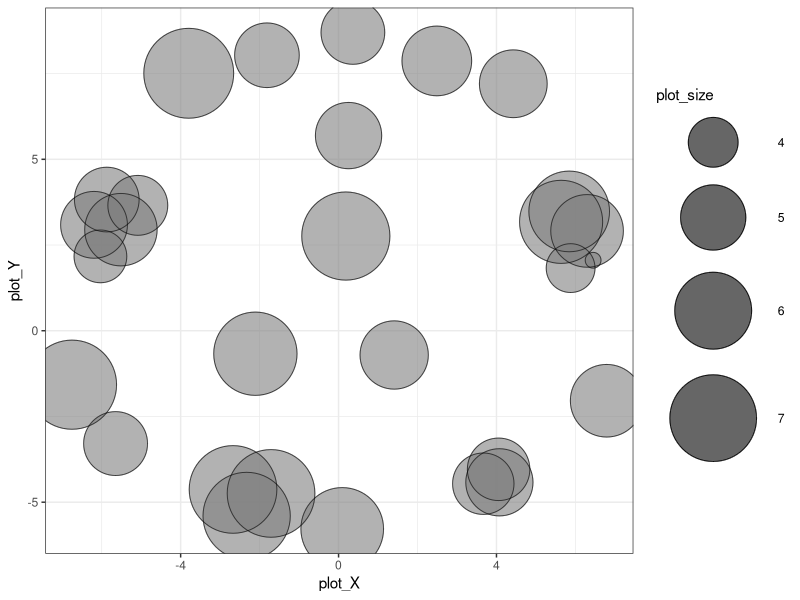

This figure's R source: (Note: this script raises an error after producing the figure.)
# A plotting R script produced by the REVIGO server at http://revigo.irb.hr/
# If you found REVIGO useful in your work, please cite the following reference:
# Supek F et al. "REVIGO summarizes and visualizes long lists of Gene Ontology
# terms" PLoS ONE 2011. doi:10.1371/journal.pone.0021800

# --------------------------------------------------------------------------
# If you don't have the ggplot2 package installed, uncomment the following line:
# install.packages( "ggplot2" );
library( ggplot2 );

# --------------------------------------------------------------------------
# If you don't have the scales package installed, uncomment the following line:
install.packages( "scales" );
library( scales );

# --------------------------------------------------------------------------
# Here is your data from REVIGO. Scroll down for plot configuration options.

revigo.names <- c("term_ID","description","frequency_%","plot_X","plot_Y","plot_size","uniqueness","dispensability");
revigo.data <- rbind(c("GO:0007017","\n \n Microtubule-based \n process",0.697,4.426,7.203,5.195,0.993,0.000),
c("GO:0008150","\n \n \n Biological process",100.000,-3.795,7.509,7.352,1.000,0.000),
c("GO:0008152","Metabolic \n process",63.536,0.184,2.762,7.155,1.000,0.000),
c("GO:0009987","Cellular \n process",82.432,-6.752,-1.573,7.268,1.000,0.000),
c("GO:0016042","\n Lipid catabolic \n process",0.532,0.253,5.692,5.078,0.985,0.000),
c("GO:0051179","Localization",18.989,-2.107,-0.670,6.631,1.000,0.000),
c("GO:0051606","Detection \n of stimulus",0.399,-5.871,3.826,4.953,0.886,0.000),
c("GO:0098876","Vesicle-mediated \n transport to \n membrane",0.039,5.878,1.827,3.947,0.859,0.005),
c("GO:0000280","Nuclear division",0.230,3.666,-4.461,4.714,0.804,0.006),
c("GO:0007018","Microtubule-based movement",0.340,0.363,8.7,4.883,0.926,0.006),
c("GO:1903047","Mitotic cell \n cycle process",0.349,-5.648,-3.290,4.895,0.811,0.006),
c("GO:0006928","Movement cell or \n subcellular",1.001,2.489,7.869,5.353,0.993,0.007),
c("GO:0007049","Cell cycle",1.774,6.791,-2.041,5.601,0.992,0.008),
c("GO:0006730","\n \n One-carbon \n metabolic",0.397,-1.814,8.034,4.950,0.980,0.031),
c("GO:0044281","\n \n Small molecule metabolic process",16.281,0.093,-5.779,6.564,0.973,0.047),
c("GO:0071897","\n DNA \n biosynthetic \n process",0.767,1.409,-0.707,5.237,0.977,0.066),
c("GO:0044238","Primary metabolic \n process",50.800,-2.328,-5.401,7.058,0.960,0.133),
c("GO:0046907","Intracellular transport",1.785,6.295,2.912,5.604,0.788,0.236),
c("GO:0071704","Organic substance metabolic process",56.056,-2.673,-4.628,7.101,0.958,0.263),
c("GO:0009581","Detection of external stimulus",0.064,-6.032,2.169,4.160,0.832,0.278),
c("GO:0044237","Cellular metabolic process",56.282,-1.710,-4.744,7.102,0.948,0.287),
c("GO:0009416","Response to light stimulus",0.181,-5.085,3.657,4.609,0.791,0.302),
c("GO:0009628","Response to abiotic stimulus",0.584,-6.194,3.089,5.118,0.883,0.336),
c("GO:0009605","Response to external stimulus",1.716,-5.513,2.948,5.587,0.873,0.389),
c("GO:0006810","Transport",18.119,5.637,3.176,6.610,0.832,0.485),
c("GO:0048285","Organelle fission",0.275,4.054,-4.041,4.791,0.859,0.507),
c("GO:0070925","Organelle assembly",0.627,4.074,-4.420,5.149,0.844,0.553),
c("GO:1990126","Retrograde transport, \n endosome to plasma membrane",0.006,6.448,2.056,3.103,0.832,0.561),
c("GO:0006811","Ion transport",10.217,5.842,3.480,6.361,0.843,0.697));

one.data <- data.frame(revigo.data);
names(one.data) <- revigo.names;
one.data <- one.data [(one.data$plot_X != "null" & one.data$plot_Y != "null"), ];
one.data$plot_X <- as.numeric( as.character(one.data$plot_X) );
one.data$plot_Y <- as.numeric( as.character(one.data$plot_Y) );
one.data$plot_size <- as.numeric( as.character(one.data$plot_size) );
one.data$frequency <- as.numeric( as.character(one.data$frequency) );
one.data$uniqueness <- as.numeric( as.character(one.data$uniqueness) );
one.data$dispensability <- as.numeric( as.character(one.data$dispensability) );
#head(one.data);


# --------------------------------------------------------------------------
# Names of the axes, sizes of the numbers and letters, names of the columns,
# etc. can be changed below

p1 <- ggplot( data = one.data );
p1 <- p1 + geom_point( aes( plot_X, plot_Y, colour = uniqueness, size = plot_size), alpha = I(0.6) ) + scale_size_area();
p1 <- p1 + scale_colour_gradientn( colours = c("blue", "green", "yellow", "red"), limits = c( min(one.data$uniqueness), 0) );
p1 <- p1 + geom_point( aes(plot_X, plot_Y, size = plot_size), shape = 21, fill = "transparent", colour = I (alpha ("black", 0.6) )) + scale_size_area();
p1 <- p1 + scale_size( range=c(5, 30)) + theme_bw(); + scale_fill_gradientn(colours = heat_hcl(7), limits = c(-300, 0) );
ex <- one.data [ one.data$dispensability < 0.15, ];
p1 <- p1 + geom_text( data = ex, aes(plot_X, plot_Y, label = description), colour = I(alpha("black", 0.85)), size = 6.5 );
p1 <- p1 + labs (y = "Semantic Space X", x = "Semantic Space Y", size = "Number of GO Terms")+ theme(axis.text = element_text(size = 10))+ theme(axis.title = element_text(size = 10));
p1 <- p1 + theme(legend.key = element_blank()) + theme(legend.text = element_text(size = 10));
one.x_range = max(one.data$plot_X) - min(one.data$plot_X);
one.y_range = max(one.data$plot_Y) - min(one.data$plot_Y);
p1 <- p1 + xlim(min(one.data$plot_X)-one.x_range/10,max(one.data$plot_X)+one.x_range/10);
p1 <- p1 + ylim(min(one.data$plot_Y)-one.y_range/10,max(one.data$plot_Y)+one.y_range/10);


# --------------------------------------------------------------------------
# Output the plot to screen

p1 + theme(axis.title = element_text(size = 20)) + theme(axis.text = element_text(size = 20)) +theme(legend.title = element_text(size = 20)) +theme(legend.text = element_text(size = 20))


# Uncomment the line below to also save the plot to a file.
# The file type depends on the extension (default=pdf).

# ggsave("/path_to_your_file/revigo-plot.pdf");

